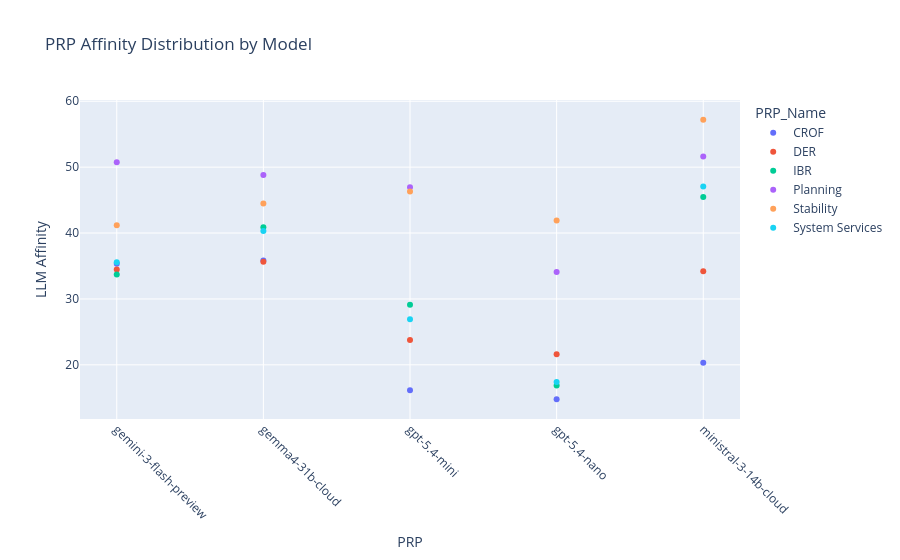

The cell this chart's notebook holds for it:
### Code cell
# 
fig = px.scatter(
    prp_summary,
    color='PRP_Name',
    y='mean_affinity',
    x = 'Model_Slug',
    title='PRP Affinity Distribution by Model',
    # points = 'all',
 )
fig.update_layout(xaxis_title='PRP', yaxis_title='LLM Affinity')
fig.update_xaxes(tickangle=45)
fig.show()

### Figure 1 — Plotly figure (JSON) as saved in the notebook; plotly's stock layout.template omitted (floating-point values rounded to 4 significant figures)
{"data": [{"hovertemplate": "PRP_Name=CROF<br>Model_Slug=%{x}<br>mean_affinity=%{y}<extra></extra>", "legendgroup": "CROF", "marker": {"color": "#636efa", "symbol": "circle"}, "mode": "markers", "name": "CROF", "orientation": "v", "showlegend": true, "type": "scatter", "x": ["gemini-3-flash-preview", "gemma4-31b-cloud", "gpt-5.4-mini", "gpt-5.4-nano", "ministral-3-14b-cloud"], "xaxis": "x", "y": [35.34, 35.85, 16.13, 14.77, 20.3], "yaxis": "y"}, {"hovertemplate": "PRP_Name=DER<br>Model_Slug=%{x}<br>mean_affinity=%{y}<extra></extra>", "legendgroup": "DER", "marker": {"color": "#EF553B", "symbol": "circle"}, "mode": "markers", "name": "DER", "orientation": "v", "showlegend": true, "type": "scatter", "x": ["gemini-3-flash-preview", "gemma4-31b-cloud", "gpt-5.4-mini", "gpt-5.4-nano", "ministral-3-14b-cloud"], "xaxis": "x", "y": [34.48, 35.65, 23.75, 21.61, 34.2], "yaxis": "y"}, {"hovertemplate": "PRP_Name=IBR<br>Model_Slug=%{x}<br>mean_affinity=%{y}<extra></extra>", "legendgroup": "IBR", "marker": {"color": "#00cc96", "symbol": "circle"}, "mode": "markers", "name": "IBR", "orientation": "v", "showlegend": true, "type": "scatter", "x": ["gemini-3-flash-preview", "gemma4-31b-cloud", "gpt-5.4-mini", "gpt-5.4-nano", "ministral-3-14b-cloud"], "xaxis": "x", "y": [33.71, 40.88, 29.11, 16.88, 45.48], "yaxis": "y"}, {"hovertemplate": "PRP_Name=Planning<br>Model_Slug=%{x}<br>mean_affinity=%{y}<extra></extra>", "legendgroup": "Planning", "marker": {"color": "#ab63fa", "symbol": "circle"}, "mode": "markers", "name": "Planning", "orientation": "v", "showlegend": true, "type": "scatter", "x": ["gemini-3-flash-preview", "gemma4-31b-cloud", "gpt-5.4-mini", "gpt-5.4-nano", "ministral-3-14b-cloud"], "xaxis": "x", "y": [50.75, 48.8, 46.94, 34.1, 51.6], "yaxis": "y"}, {"hovertemplate": "PRP_Name=Stability<br>Model_Slug=%{x}<br>mean_affinity=%{y}<extra></extra>", "legendgroup": "Stability", "marker": {"color": "#FFA15A", "symbol": "circle"}, "mode": "markers", "name": "Stability", "orientation": "v", "showlegend": true, "type": "scatter", "x": ["gemini-3-flash-preview", "gemma4-31b-cloud", "gpt-5.4-mini", "gpt-5.4-nano", "ministral-3-14b-cloud"], "xaxis": "x", "y": [41.17, 44.5, 46.3, 41.9, 57.2], "yaxis": "y"}, {"hovertemplate": "PRP_Name=System Services<br>Model_Slug=%{x}<br>mean_affinity=%{y}<extra></extra>", "legendgroup": "System Services", "marker": {"color": "#19d3f3", "symbol": "circle"}, "mode": "markers", "name": "System Services", "orientation": "v", "showlegend": true, "type": "scatter", "x": ["gemini-3-flash-preview", "gemma4-31b-cloud", "gpt-5.4-mini", "gpt-5.4-nano", "ministral-3-14b-cloud"], "xaxis": "x", "y": [35.56, 40.3, 26.9, 17.4, 47.05], "yaxis": "y"}], "layout": {"legend": {"title": {"text": "PRP_Name"}, "tracegroupgap": 0}, "title": {"text": "PRP Affinity Distribution by Model"}, "xaxis": {"anchor": "y", "domain": [0, 1], "tickangle": 45, "title": {"text": "PRP"}}, "yaxis": {"anchor": "x", "domain": [0, 1], "title": {"text": "LLM Affinity"}}}}
